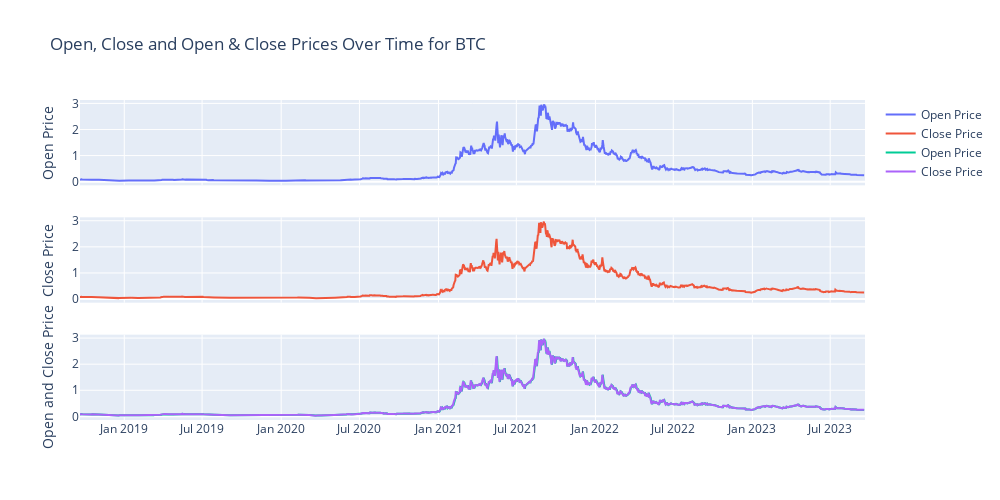

Write notebook code for a chart like this one.
### Markdown cell above
### Now, subplots for Open and Closed Prices

### Code cell
#Subplots for open and close prices

fig = make_subplots(rows=3, cols=1, shared_xaxes=True, vertical_spacing=0.1)

# First subplot (Open Price)
fig.add_trace(go.Scatter(x=ADA['Date'], y=ADA['Open'], mode='lines', name='Open Price'), row=1, col=1)
fig.update_yaxes(title_text="Open Price", row=1, col=1)

# Second subplot (Close Price)
fig.add_trace(go.Scatter(x=ADA['Date'], y=ADA['Close'], mode='lines', name='Close Price'), row=2, col=1)
fig.update_yaxes(title_text="Close Price", row=2, col=1)

# Third subplot(Open and Close Prices)
fig.add_trace(go.Scatter(x=ADA['Date'], y=ADA['Open'], mode='lines', name='Open Price'), row=3, col=1)
fig.add_trace(go.Scatter(x=ADA['Date'], y=ADA['Close'], mode='lines', name='Close Price'), row=3, col=1)
fig.update_yaxes(title_text="Open and Close Price", row=3, col=1)

# setting up the title and size of the graph
fig.update_layout(title_text="Open, Close and Open & Close Prices Over Time for BTC",
    height=500,  # Set the height
    width=1000) # width
fig.show()

### Figure 1 — Plotly figure (JSON) as saved in the notebook; plotly's stock layout.template omitted (floating-point values rounded to 4 significant figures; data arrays with more than 128 entries replaced by an {"elided": "..."} marker saying what was removed)
{"data": [{"mode": "lines", "name": "Open Price", "type": "scatter", "x": {"elided": "1827 str values"}, "xaxis": "x", "y": {"elided": "1827 float values"}, "yaxis": "y"}, {"mode": "lines", "name": "Close Price", "type": "scatter", "x": {"elided": "1827 str values"}, "xaxis": "x2", "y": {"elided": "1827 float values"}, "yaxis": "y2"}, {"mode": "lines", "name": "Open Price", "type": "scatter", "x": {"elided": "1827 str values"}, "xaxis": "x3", "y": {"elided": "1827 float values"}, "yaxis": "y3"}, {"mode": "lines", "name": "Close Price", "type": "scatter", "x": {"elided": "1827 str values"}, "xaxis": "x3", "y": {"elided": "1827 float values"}, "yaxis": "y3"}], "layout": {"height": 500, "title": {"text": "Open, Close and Open & Close Prices Over Time for BTC"}, "width": 1000, "xaxis": {"anchor": "y", "domain": [0, 1], "matches": "x3", "showticklabels": false}, "xaxis2": {"anchor": "y2", "domain": [0, 1], "matches": "x3", "showticklabels": false}, "xaxis3": {"anchor": "y3", "domain": [0, 1]}, "yaxis": {"anchor": "x", "domain": [0.7333, 1], "title": {"text": "Open Price"}}, "yaxis2": {"anchor": "x2", "domain": [0.3667, 0.6333], "title": {"text": "Close Price"}}, "yaxis3": {"anchor": "x3", "domain": [0, 0.2667], "title": {"text": "Open and Close Price"}}}}
